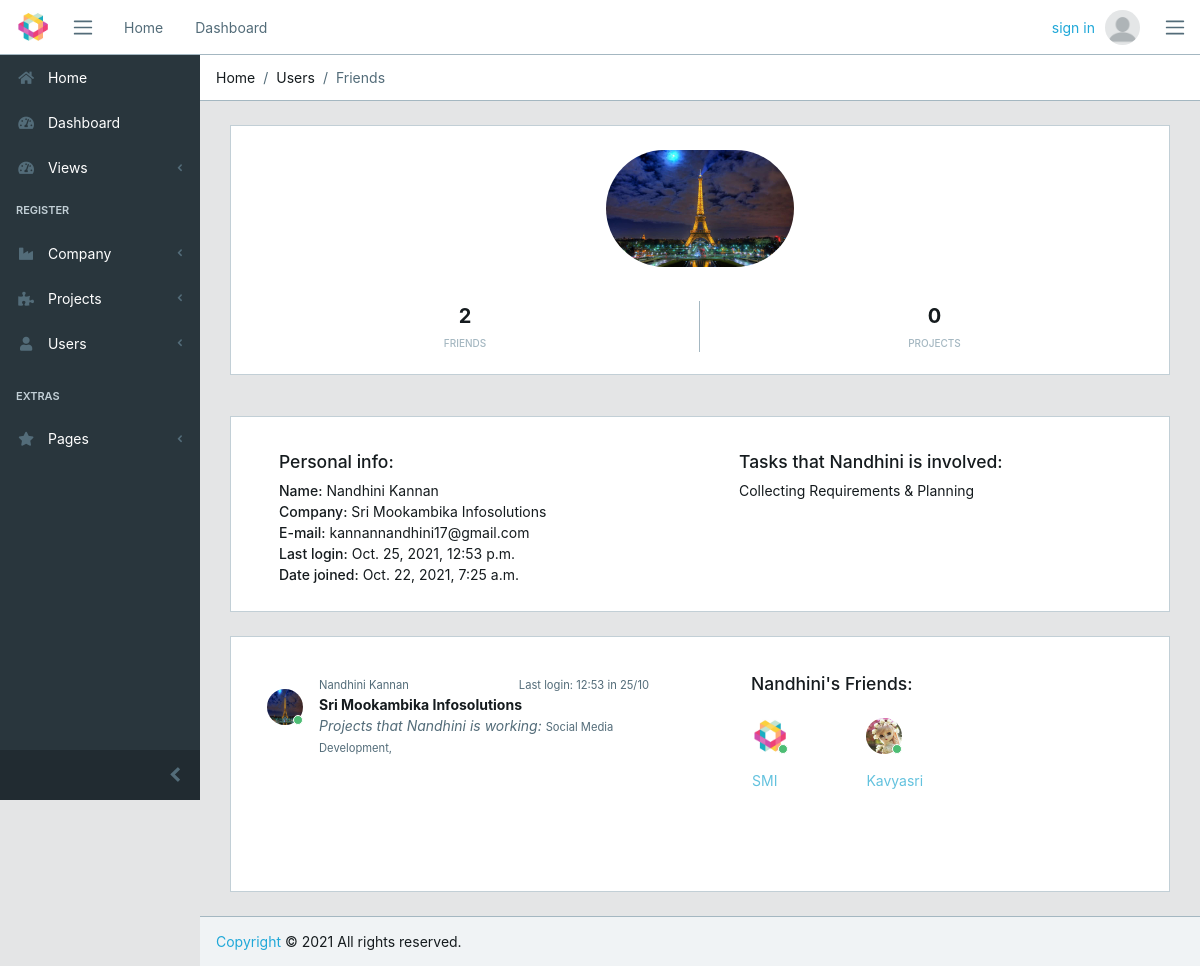
The app's page /register/users/11/ with its own data.
### register/models.py (models this page shows, shortened)
class UserProfile(models.Model):
    user     = models.ForeignKey(User, on_delete=models.CASCADE)
    company  = models.ForeignKey(Company, on_delete=models.CASCADE)
    project  = models.ManyToManyField(Project, blank=True)
    friends  = models.ManyToManyField('self', blank=True)
    img      = models.ImageField(upload_to='core/avatar', blank=True, default='core/avatar/blank_profile.png')
    def __str__(self):
        return (str(self.user))

class Company(models.Model):
    social_name = models.CharField(max_length=80)
    name        = models.CharField(max_length=80)
    email       = models.EmailField()
    city        = models.CharField(max_length=50)
    found_date  = models.DateField()
    class Meta:
        verbose_name_plural = 'Companies'
        ordering = ('name',)
    def __str__(self):
        return (self.name)

### projects/models.py (models this page shows)
class Task(models.Model):
    project   = models.ForeignKey(Project, on_delete=models.CASCADE)
    assign    = models.ManyToManyField(User)
    task_name = models.CharField(max_length=80)
    status    = models.CharField(max_length=7, choices=status, default=1)
    due       = models.CharField(max_length=7, choices=due, default=1)
    class Meta:
        ordering = ['project', 'task_name']
    def __str__(self):
        return(self.task_name)

class Project(models.Model):
    name         = models.CharField(max_length=80)
    slug         = models.SlugField('shortcut', blank=True)
    assign       = models.ManyToManyField(User)
    efforts      = models.DurationField()
    status       = models.CharField(max_length=7, choices=status, default=1)
    dead_line    = models.DateField()
    company      = models.ForeignKey('register.Company', on_delete=models.CASCADE)
    complete_per = models.FloatField(max_length=2, validators = [MinValueValidator(0), MaxValueValidator(100)])
    description  = models.TextField(blank=True)
    add_date = models.DateField(auto_now_add=True)
    upd_date = models.DateField(auto_now_add=False, auto_now=True)
    class Meta:
        ordering = ['name']
    def __str__(self):
        return (self.name)

### register/views.py (the view)
# urls.py: path('users/<int:profile_id>/', views.user_view, name='user'),
def user_view(request, profile_id):
    user = UserProfile.objects.get(id=profile_id)
    context = {
        'user_view' : user,
    }
    return render(request, 'register/user.html', context)

### register/templates/register/user.html
{% extends 'core/base.html' %}
{% load staticfiles %}
{% block breadcrumb %}
        <li class="breadcrumb-item">Home</li>
        <li class="breadcrumb-item">Users</li>
        <li class="breadcrumb-item active">Friends</li>
{% endblock breadcrumb%}
{% block content %}
<div class="container-fluid">
    <div id="ui-view" style="opacity: 1;">
        <div class="animated fadeIn">
            <div class="row">
                <div class="col-12 mb-3">
                    <div class="social-box" style="height:110%">
                        <img src="{{ user_view.img.url }}" class="img-avatar m-4" alt="{{ user_view }}" width="20%">
                        <ul>
                        <li>
                            <strong>{{ user_view.friends.all.count }}</strong>
                            <span>friends</span>
                        </li>
                        <li>
                            <strong>{{ user_view.project.all.count }}</strong>
                            <span>projects</span>
                        </li>
                        </ul>
                    </div>
                </div>
            </div>
            <div class="row">
                <div class="col-12">
                    <div class="card mt-5">
                        <div class="simple-box">
                            <div class="row">
                                <div class="col-12 col-md-6">
                                    <ul class="mt-4 mx-5">
                                        <h5>Personal info:</h5>
                                        <li><span>Name:</span> {{ user_view.user.get_full_name }}</li>
                                        <li><span>Company:</span> {{ user_view.company }}</li>
                                        <li><span>E-mail:</span> {{ user_view.user.email}}</li>
                                        <li><span>Last login:</span> {{ user_view.user.last_login }}</li>
                                        <li><span>Date joined:</span> {{ user_view.user.date_joined }}</li>
                                    </ul>
                                </div>
                                <div class="col-12 col-md-6 text-left">
                                    <ul class="m-4">
                                        <h5>Tasks that {{ user_view.user.first_name }} is involved:</h5>
                                        {% for task in user_view.user.task_set.all %}
                                        <li>{{ task }}</li>
                                        {% endfor %}
                                    </ul>
                                </div>
                            </div>
                        </div>
                    </div>
                </div>
            </div>
        <div class="row">
                <div class="col-12">
                    <div class="card">
                        <div class="row">
                            <div class="col-12 col-md-6">
                                <div class="card-body">
                                    <div class="tab-pane p-3 active show">
                                      <div class="message">
                                        <div class="py-3 pb-5 mr-3 float-left">
                                          <div class="avatar">
                                            <img src="{{ user_view.img.url }}" class="img-avatar" alt="{{ friend.user.get_full_name }}">
                                            <span class="avatar-status badge-success"></span>
                                          </div>
                                        </div>
                                        <div>
                                          <small class="text-muted">{{ user_view.user.get_full_name }}</small>
                                            {% if user_view.user.last_login %}
                                          <small class="text-muted float-right mt-1">Last login: {{ user_view.user.last_login|date:"H:i" }} in {{ user_view.user.last_login|date:"d/m" }}</small>
                                            {% endif %}
                                        </div>
                                        <div class="text-truncate font-weight-bold">{{ user_view.company }}</div>
                                        {% if user_view.user.project_set %}
                                        <em class="text-muted">Projects that {{ user_view.user.first_name }} is working:</em>
                                        <small class="text-muted">
                                            {% for project in user_view.user.project_set.all %}
                                            {{ project }},
                                            {% endfor %}
                                        </small>
                                        {% else %}
                                        <em class="text-muted">{{ user_view.user.first_name }} is working in no projects until now.</em>
                                        {% endif %}
                                      </div>
                                    </div>
                                </div>
                            </div>
                            <div class="col-12 col-md-6">
                                <div class="card-body">
                                    <div class="tab-pane p-3 active show">
                                        {% if user_view.friends.all %}
                                        <h5 class="">{{ user_view.user.first_name }}'s Friends:</h5>
                                        <div class="row">
                                        {% for friend in user_view.friends.all %}
                                        <div class="py-3 pb-5 mr-3 float-left ml-3" style="width: 20%">
                                            <p class="avatar">
                                                <img src="{{ friend.img.url }}" class="img-avatar" alt="{{ friend.user.get_full_name }}">
                                                <span class="avatar-status badge-success"></span>
                                            </p>
                                            <p>
                                                <a href="{% url 'register:user' profile_id=friend.id%}" class="text-info">{{ friend.user.first_name }}</a>
                                            </p>
                                        </div>
                                        {% endfor%}
                                        {% else %}
                                        <em class="text-muted">{{ user_view.user.first_name }} have no friends.</em>
                                        {% endif %}
                                        </div>
                                    </div>
                                </div>
                            </div>
                        </div>
                    </div>
                </div>
            </div>
        </div>
    </div>
</div>
{% endblock %}

### core/templates/core/base.html (shortened to what this page needs)
<!DOCTYPE html>
<html lang="en">
<head>
  <link rel="stylesheet" href="https://use.fontawesome.com/releases/v5.0.9/css/all.css">
   {% load static %}
  <link href="{% static 'core/css/simple-line-icons.min.css' %}" rel="stylesheet">
  <link href="{% static 'core/css/estilo.css' %}" rel="stylesheet">
  <link href="{% static 'core/css/style.css' %}" rel="stylesheet">
</head>
{% block body %}
<body class="app header-fixed sidebar-fixed aside-menu-fixed aside-menu-hidden">
  <header class="app-header navbar">
    <img src="{% static 'core/img/logos/title.png' %}" alt="" class="brand-gui ml-2 d-none d-sm-block p-2">
    <button class="navbar-toggler sidebar-toggler d-md-down-none" type="button">
      <span class="navbar-toggler-icon"></span>
    </button>
    <ul class="nav navbar-nav d-md-down-none">
      <li class="nav-item px-3">
        <a class="nav-link" href="{% url 'core:index' %}">Home</a>
      </li>
      <li class="nav-item px-3">
        <a class="nav-link" href="{% url 'core:dashboard' %}">Dashboard</a>
      </li>
    </ul>
    <ul class="nav navbar-nav ml-auto">
      {% if user.is_authenticated %}
      <li class="text-muted">Hello, {{ user.first_name }}</li>
      {% else %}
      <li class="text-muted">
        <a href="{% url 'core:login' %}">sign in</a>
      </li>
      {% endif %}
      <li class="nav-item dropdown">
        <a class="nav-link" data-toggle="dropdown" href="#" role="button" aria-haspopup="true" aria-expanded="false">
          {% if user.is_authenticated %}
          <img src="{{ logged_user.img.url }}" class="img-avatar" alt="{{ user }}">
          {% else %}
          <img src="{% static 'core/img/avatar/blank_profile.png' %}" class="img-avatar" alt="{{ user }}">
          {% endif %}
        </a>
      </li>
    </ul>
    <button class="navbar-toggler aside-menu-toggler" type="button">
      <span class="navbar-toggler-icon"></span>
    </button>
  </header>
  <div class="app-body">
    <div class="sidebar">
      <nav class="sidebar-nav">
        <ul class="nav">
          <li class="nav-item">
            <a class="nav-link" href="{% url 'core:index' %}"><i class="fa fa-home"></i> Home</a>
          </li>
          <li class="nav-item">
            <a class="nav-link" href="{% url 'core:dashboard' %}"><i class="fa fa-tachometer-alt"></i> Dashboard</a>
          </li>
          <li class="nav-item nav-dropdown">
            <a class="nav-link nav-dropdown-toggle" href="#"><i class="fa fa-tachometer-alt"></i> Views</a>
          </li>
          <li class="nav-title">
            Register
          </li>
          <li class="nav-item nav-dropdown">
            <a class="nav-link nav-dropdown-toggle" href="#"><i class="fa fa-industry"></i> Company</a>
          </li>
          <li class="nav-item nav-dropdown">
            <a class="nav-link nav-dropdown-toggle" href="#"><i class="fa fa-puzzle-piece"></i> Projects</a>
          </li>
          <li class="nav-item nav-dropdown">
            <a class="nav-link nav-dropdown-toggle" href="#"><i class="fa fa-user"></i> Users</a>
          </li>
          <li class="divider"></li>
          <li class="nav-title">
            Extras
          </li>
          <li class="nav-item nav-dropdown">
            <a class="nav-link nav-dropdown-toggle" href="#"><i class="fa fa-star"></i> Pages</a>
          </li>
        </ul>
      </nav>
      <button class="sidebar-minimizer brand-minimizer" type="button"></button>
    </div>
    <main class="main">
      <ol class="breadcrumb">
        {% block breadcrumb %}{% endblock breadcrumb%}
      </ol>
{% block content %}
{% endblock %}
    </main>
  </div>
  <footer class="app-footer">
    <span><a href="http://coreui.io">Copyright</a> © 2021 All rights reserved.</span>
  </footer>
</body>
{% endblock body %}
</html>

### core/static/core/css/estilo.css (style rules this page uses)
.brand-gui { width: 50px; position: relative; }
.simple-box ul { padding: 10px 0; list-style: none; }
.simple-box ul li span { font-weight: 500; }

### records on screen
UserProfile: img (picture), friends.all.count "2", project.all.count "0", user.get_full_name "Nandhini Kannan", company "Sri Mookambika Infosolutions", user.email "kannannandhini17@gmail.com", user.last_login "Oct. 25, 2021, 12:53 p.m.", user.date_joined "Oct. 22, 2021, 7:25 a.m.", user.first_name "Nandhini", user.last_login "12:53", user.last_login "25/10"
Task: task_name "Collecting Requirements & Planning"
Project: name "Social Media Development"
UserProfile: img (picture), user.first_name "SMI"
UserProfile: img (picture), user.first_name "Kavyasri"
